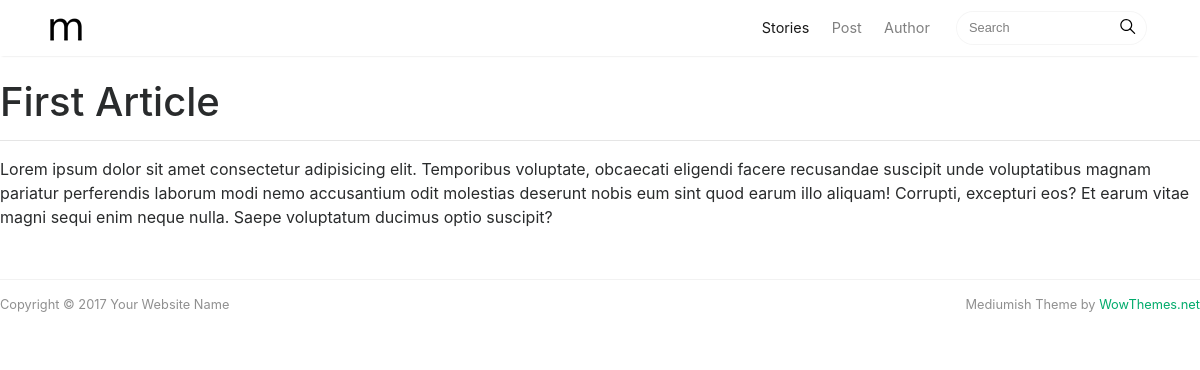
The page /detail/first-article-2023-1-10-7-50-3/ on the database its author committed.
### articles/models.py (models this page shows, shortened)
class Article(models.Model):
    class Meta():
        ordering = ("-created",)
    STATUS_OF_ARTICLES = (
        ("checking", "Checking"),
        ("rejected", "Rejected"),
        ("published", "Published")
    )
    title = models.CharField(max_length=300)
    content = models.TextField()
    created = models.DateTimeField(auto_now_add=True)
    edited = models.DateTimeField(auto_now=True)
    author = models.ForeignKey(User, on_delete=models.CASCADE, related_name="articles")
    status = models.CharField(max_length=50, choices=STATUS_OF_ARTICLES, default="checking")
    objects = models.Manager()
    published = PublishedManager()
    slug = models.SlugField(unique=True)
    image = models.ImageField(upload_to="articles/%Y/%m/%d")

### articles/views.py (the view)
# urls.py: path("detail/<slug:slug>/", views.article_detail_view, name="detail"),
def article_detail_view(request, slug):
    article = Article.published.get(slug=slug)
    return render(request, "articles/detail.html", {"article": article})

### articles/models.py (called while the page is built)
    def get_queryset(self):
        return super(PublishedManager, self).get_queryset().filter(status="published")

### templates/articles/detail.html
{% extends "base.html" %}
{% block content %}
  <h1>{{article.title}}</h1><hr>
  <p>{{article.content}}</p>
{% endblock content %}

### static/css5/mediumish.css (style rules this page uses)
body { padding-top:5rem; }

### rows shown on the page
Article: title "First Article", content "Lorem ipsum dolor sit amet consectetur adipisicing elit. Temporibus voluptate, obcaecati eligendi facere recusandae suscipit unde voluptatibus magnam pariatur perferendis laborum modi nemo accusantium odit molestias deserunt nobis eum sint quod earum illo aliquam! Corrupti, excepturi eos? Et earum vitae magni sequi enim neque nulla. Saepe voluptatum ducimus optio suscipit?"
